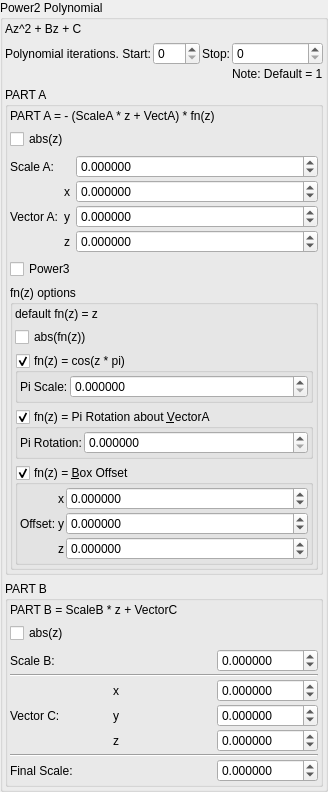
    <widget class="QGroupBox" name="groupBox">
     <property name="title">
      <string>Power2 Polynomial</string>
     </property>
     <layout class="QVBoxLayout" name="verticalLayout_3">
      <property name="leftMargin">
       <number>2</number>
      </property>
      <property name="topMargin">
       <number>2</number>
      </property>
      <property name="rightMargin">
       <number>2</number>
      </property>
      <property name="bottomMargin">
       <number>2</number>
      </property>
      <item>
       <widget class="QLabel" name="label_189">
        <property name="text">
         <string>Az^2 + Bz + C</string>
        </property>
       </widget>
      </item>
      <item>
       <layout class="QGridLayout" name="gridLayout_62">
        <property name="spacing">
         <number>2</number>
        </property>
        <item row="0" column="0">
         <widget class="QLabel" name="label_246">
          <property name="text">
           <string>Polynomial iterations. Start:</string>
          </property>
         </widget>
        </item>
        <item row="0" column="2">
         <widget class="QLabel" name="label_247">
          <property name="text">
           <string>Stop:</string>
          </property>
         </widget>
        </item>
        <item row="0" column="3">
         <widget class="MySpinBox" name="spinboxInt_transf_stop_iterations_1">
          <property name="sizePolicy">
           <sizepolicy hsizetype="Minimum" vsizetype="Maximum">
            <horstretch>0</horstretch>
            <verstretch>0</verstretch>
           </sizepolicy>
          </property>
          <property name="maximum">
           <number>999</number>
          </property>
         </widget>
        </item>
        <item row="0" column="1">
         <widget class="MySpinBox" name="spinboxInt_transf_start_iterations">
          <property name="sizePolicy">
           <sizepolicy hsizetype="Minimum" vsizetype="Maximum">
            <horstretch>0</horstretch>
            <verstretch>0</verstretch>
           </sizepolicy>
          </property>
          <property name="maximum">
           <number>999</number>
          </property>
         </widget>
        </item>
        <item row="1" column="3">
         <widget class="QLabel" name="label_127">
          <property name="text">
           <string>Note: Default = 1</string>
          </property>
         </widget>
        </item>
       </layout>
      </item>
      <item>
       <widget class="QGroupBox" name="groupBox_2">
        <property name="title">
         <string>PART A</string>
        </property>
        <layout class="QVBoxLayout" name="verticalLayout_4">
         <property name="leftMargin">
          <number>2</number>
         </property>
         <property name="topMargin">
          <number>2</number>
         </property>
         <property name="rightMargin">
          <number>2</number>
         </property>
         <property name="bottomMargin">
          <number>2</number>
         </property>
         <item>
          <widget class="QLabel" name="label_175">
           <property name="text">
            <string>PART A = - (ScaleA * z + VectA) * fn(z)</string>
           </property>
          </widget>
         </item>
         <item>
          <widget class="MyCheckBox" name="checkBox_transf_function_enabled_false">
           <property name="text">
            <string notr="true">abs(z)</string>
           </property>
          </widget>
         </item>
         <item>
          <layout class="QGridLayout" name="gridLayout" columnstretch="0,0,1">
           <property name="topMargin">
            <number>0</number>
           </property>
           <property name="verticalSpacing">
            <number>2</number>
           </property>
           <item row="1" column="1">
            <widget class="QLabel" name="label_112">
             <property name="text">
              <string notr="true">x</string>
             </property>
            </widget>
           </item>
           <item row="0" column="0">
            <widget class="QLabel" name="label_174">
             <property name="text">
              <string>Scale A:</string>
             </property>
            </widget>
           </item>
           <item row="2" column="2">
            <widget class="MyDoubleSpinBox" name="spinbox3_transf_constant_multiplier_111_y">
             <property name="sizePolicy">
              <sizepolicy hsizetype="Minimum" vsizetype="Maximum">
               <horstretch>0</horstretch>
               <verstretch>0</verstretch>
              </sizepolicy>
             </property>
             <property name="decimals">
              <number>6</number>
             </property>
             <property name="minimum">
              <double>-99.989999999999995</double>
             </property>
             <property name="maximum">
              <double>99.989999999999995</double>
             </property>
             <property name="singleStep">
              <double>0.100000000000000</double>
             </property>
            </widget>
           </item>
           <item row="1" column="2">
            <widget class="MyDoubleSpinBox" name="spinbox3_transf_constant_multiplier_111_x">
             <property name="sizePolicy">
              <sizepolicy hsizetype="Minimum" vsizetype="Maximum">
               <horstretch>0</horstretch>
               <verstretch>0</verstretch>
              </sizepolicy>
             </property>
             <property name="prefix">
              <string/>
             </property>
             <property name="decimals">
              <number>6</number>
             </property>
             <property name="minimum">
              <double>-99.989999999999995</double>
             </property>
             <property name="singleStep">
              <double>0.100000000000000</double>
             </property>
            </widget>
           </item>
           <item row="0" column="2">
            <widget class="MyDoubleSpinBox" name="spinbox_transf_scale_2">
             <property name="sizePolicy">
              <sizepolicy hsizetype="Minimum" vsizetype="Maximum">
               <horstretch>0</horstretch>
               <verstretch>0</verstretch>
              </sizepolicy>
             </property>
             <property name="prefix">
              <string/>
             </property>
             <property name="suffix">
              <string/>
             </property>
             <property name="decimals">
              <number>6</number>
             </property>
             <property name="minimum">
              <double>-99.989999999999995</double>
             </property>
             <property name="maximum">
              <double>99.989999999999995</double>
             </property>
             <property name="singleStep">
              <double>0.100000000000000</double>
             </property>
            </widget>
           </item>
           <item row="3" column="2">
            <widget class="MyDoubleSpinBox" name="spinbox3_transf_constant_multiplier_111_z">
             <property name="sizePolicy">
              <sizepolicy hsizetype="Minimum" vsizetype="Maximum">
               <horstretch>0</horstretch>
               <verstretch>0</verstretch>
              </sizepolicy>
             </property>
             <property name="decimals">
              <number>6</number>
             </property>
             <property name="minimum">
              <double>-99.989999999999995</double>
             </property>
             <property name="maximum">
              <double>99.989999999999995</double>
             </property>
             <property name="singleStep">
              <double>0.100000000000000</double>
             </property>
            </widget>
           </item>
           <item row="2" column="1">
            <widget class="QLabel" name="label_119">
             <property name="text">
              <string notr="true">y</string>
             </property>
            </widget>
           </item>
           <item row="3" column="1">
            <widget class="QLabel" name="label_121">
             <property name="text">
              <string notr="true">z</string>
             </property>
            </widget>
           </item>
           <item row="2" column="0">
            <widget class="QLabel" name="label_114">
             <property name="text">
              <string>Vector A:</string>
             </property>
            </widget>
           </item>
          </layout>
         </item>
         <item>
          <widget class="MyCheckBox" name="checkBox_transf_function_enabledx_false">
           <property name="text">
            <string>Power3</string>
           </property>
          </widget>
         </item>
         <item>
          <widget class="QGroupBox" name="groupBox_4">
           <property name="title">
            <string>fn(z) options</string>
           </property>
           <layout class="QVBoxLayout" name="verticalLayout_5">
            <property name="leftMargin">
             <number>2</number>
            </property>
            <property name="topMargin">
             <number>2</number>
            </property>
            <property name="rightMargin">
             <number>2</number>
            </property>
            <property name="bottomMargin">
             <number>2</number>
            </property>
            <item>
             <widget class="QLabel" name="label_2">
              <property name="text">
               <string>default fn(z) = z</string>
              </property>
             </widget>
            </item>
            <item>
             <widget class="MyCheckBox" name="checkBox_transf_function_enabledAx_false">
              <property name="text">
               <string notr="true">abs(fn(z))</string>
              </property>
             </widget>
            </item>
            <item>
             <widget class="MyGroupBox" name="groupCheck_transf_function_enabledBx_false">
              <property name="toolTip">
               <string/>
              </property>
              <property name="title">
               <string notr="true">fn(z) = cos(z * pi)</string>
              </property>
              <property name="checkable">
               <bool>true</bool>
              </property>
              <layout class="QVBoxLayout" name="verticalLayout_52">
               <property name="spacing">
                <number>2</number>
               </property>
               <property name="leftMargin">
                <number>2</number>
               </property>
               <property name="topMargin">
                <number>2</number>
               </property>
               <property name="rightMargin">
                <number>2</number>
               </property>
               <property name="bottomMargin">
                <number>2</number>
               </property>
               <item>
                <layout class="QGridLayout" name="gridLayout_26" columnstretch="0,1">
                 <property name="spacing">
                  <number>2</number>
                 </property>
                 <item row="0" column="0">
                  <widget class="QLabel" name="label_170">
                   <property name="text">
                    <string>Pi Scale:</string>
                   </property>
                  </widget>
                 </item>
                 <item row="0" column="1">
                  <widget class="MyDoubleSpinBox" name="spinbox_transf_scaleC_1">
                   <property name="sizePolicy">
                    <sizepolicy hsizetype="Minimum" vsizetype="Maximum">
                     <horstretch>0</horstretch>
                     <verstretch>0</verstretch>
                    </sizepolicy>
                   </property>
                   <property name="prefix">
                    <string/>
                   </property>
                   <property name="suffix">
                    <string/>
                   </property>
                   <property name="decimals">
                    <number>6</number>
                   </property>
                   <property name="minimum">
                    <double>0.000000000000000</double>
                   </property>
                   <property name="maximum">
                    <double>10.000000000000000</double>
                   </property>
                   <property name="singleStep">
                    <double>0.100000000000000</double>
                   </property>
                  </widget>
                 </item>
                </layout>
               </item>
              </layout>
             </widget>
            </item>
            <item>
             <widget class="MyGroupBox" name="groupCheck_transf_function_enabledy_false">
              <property name="toolTip">
               <string/>
              </property>
              <property name="title">
               <string>fn(z) = Pi Rotation about &amp;VectorA</string>
              </property>
              <property name="checkable">
               <bool>true</bool>
              </property>
              <layout class="QVBoxLayout" name="verticalLayout_50">
               <property name="spacing">
                <number>2</number>
               </property>
               <property name="leftMargin">
                <number>2</number>
               </property>
               <property name="topMargin">
                <number>2</number>
               </property>
               <property name="rightMargin">
                <number>2</number>
               </property>
               <property name="bottomMargin">
                <number>2</number>
               </property>
               <item>
                <layout class="QGridLayout" name="gridLayout_24" columnstretch="0,1">
                 <property name="spacing">
                  <number>2</number>
                 </property>
                 <item row="0" column="1">
                  <widget class="MyDoubleSpinBox" name="spinbox_transf_scaleB_1">
                   <property name="sizePolicy">
                    <sizepolicy hsizetype="Minimum" vsizetype="Maximum">
                     <horstretch>0</horstretch>
                     <verstretch>0</verstretch>
                    </sizepolicy>
                   </property>
                   <property name="prefix">
                    <string/>
                   </property>
                   <property name="suffix">
                    <string/>
                   </property>
                   <property name="decimals">
                    <number>6</number>
                   </property>
                   <property name="minimum">
                    <double>0.000000000000000</double>
                   </property>
                   <property name="maximum">
                    <double>10.000000000000000</double>
                   </property>
                   <property name="singleStep">
                    <double>0.100000000000000</double>
                   </property>
                  </widget>
                 </item>
                 <item row="0" column="0">
                  <widget class="QLabel" name="label_169">
                   <property name="text">
                    <string>Pi Rotation:</string>
                   </property>
                  </widget>
                 </item>
                </layout>
               </item>
              </layout>
             </widget>
            </item>
            <item>
             <widget class="MyGroupBox" name="groupCheck_transf_function_enabledz_false">
              <property name="toolTip">
               <string/>
              </property>
              <property name="title">
               <string>fn(z) = &amp;Box Offset</string>
              </property>
              <property name="checkable">
               <bool>true</bool>
              </property>
              <layout class="QVBoxLayout" name="verticalLayout_49">
               <property name="spacing">
                <number>2</number>
               </property>
               <property name="leftMargin">
                <number>2</number>
               </property>
               <property name="topMargin">
                <number>2</number>
               </property>
               <property name="rightMargin">
                <number>2</number>
               </property>
               <property name="bottomMargin">
                <number>2</number>
               </property>
               <item>
                <layout class="QGridLayout" name="gridLayout_23" columnstretch="0,0,1">
                 <property name="spacing">
                  <number>2</number>
                 </property>
                 <item row="0" column="2">
                  <widget class="MyDoubleSpinBox" name="spinbox3_transf_addition_constant_x">
                   <property name="sizePolicy">
                    <sizepolicy hsizetype="Minimum" vsizetype="Maximum">
                     <horstretch>0</horstretch>
                     <verstretch>0</verstretch>
                    </sizepolicy>
                   </property>
                   <property name="prefix">
                    <string/>
                   </property>
                   <property name="suffix">
                    <string/>
                   </property>
                   <property name="decimals">
                    <number>6</number>
                   </property>
                   <property name="minimum">
                    <double>-99.989999999999995</double>
                   </property>
                   <property name="maximum">
                    <double>99.989999999999995</double>
                   </property>
                   <property name="singleStep">
                    <double>0.100000000000000</double>
                   </property>
                  </widget>
                 </item>
                 <item row="2" column="1">
                  <widget class="QLabel" name="label_125">
                   <property name="text">
                    <string notr="true">z</string>
                   </property>
                  </widget>
                 </item>
                 <item row="1" column="1">
                  <widget class="QLabel" name="label_123">
                   <property name="text">
                    <string notr="true">y</string>
                   </property>
                  </widget>
                 </item>
                 <item row="2" column="2">
                  <widget class="MyDoubleSpinBox" name="spinbox3_transf_addition_constant_z">
                   <property name="sizePolicy">
                    <sizepolicy hsizetype="Minimum" vsizetype="Maximum">
                     <horstretch>0</horstretch>
                     <verstretch>0</verstretch>
                    </sizepolicy>
                   </property>
                   <property name="prefix">
                    <string/>
                   </property>
                   <property name="suffix">
                    <string/>
                   </property>
                   <property name="decimals">
                    <number>6</number>
                   </property>
                   <property name="minimum">
                    <double>-99.989999999999995</double>
                   </property>
                   <property name="maximum">
                    <double>99.989999999999995</double>
                   </property>
                   <property name="singleStep">
                    <double>0.100000000000000</double>
                   </property>
                  </widget>
                 </item>
                 <item row="1" column="2">
                  <widget class="MyDoubleSpinBox" name="spinbox3_transf_addition_constant_y">
                   <property name="sizePolicy">
                    <sizepolicy hsizetype="Minimum" vsizetype="Maximum">
                     <horstretch>0</horstretch>
                     <verstretch>0</verstretch>
                    </sizepolicy>
                   </property>
                   <property name="prefix">
                    <string/>
                   </property>
                   <property name="suffix">
                    <string/>
                   </property>
                   <property name="decimals">
                    <number>6</number>
                   </property>
                   <property name="minimum">
                    <double>-99.989999999999995</double>
                   </property>
                   <property name="maximum">
                    <double>99.989999999999995</double>
                   </property>
                   <property name="singleStep">
                    <double>0.100000000000000</double>
                   </property>
                  </widget>
                 </item>
                 <item row="0" column="1">
                  <widget class="QLabel" name="label_124">
                   <property name="text">
                    <string notr="true">x</string>
                   </property>
                  </widget>
                 </item>
                 <item row="1" column="0">
                  <widget class="QLabel" name="label_126">
                   <property name="text">
                    <string>Offset:</string>
                   </property>
                  </widget>
                 </item>
                </layout>
               </item>
              </layout>
             </widget>
            </item>
           </layout>
          </widget>
         </item>
        </layout>
       </widget>
      </item>
      <item>
       <widget class="QGroupBox" name="groupBox_5">
        <property name="title">
         <string>PART B</string>
        </property>
        <layout class="QVBoxLayout" name="verticalLayout_6">
         <property name="leftMargin">
          <number>2</number>
         </property>
         <property name="topMargin">
          <number>2</number>
         </property>
         <property name="rightMargin">
          <number>2</number>
         </property>
         <property name="bottomMargin">
          <number>2</number>
         </property>
         <item>
          <widget class="QLabel" name="label_178">
           <property name="text">
            <string>PART B = ScaleB * z + VectorC</string>
           </property>
          </widget>
         </item>
         <item>
          <widget class="MyCheckBox" name="checkBox_transf_function_enabledAz_false">
           <property name="text">
            <string notr="true">abs(z)</string>
           </property>
          </widget>
         </item>
         <item>
          <layout class="QGridLayout" name="gridLayout_35" columnstretch="0,0,0">
           <property name="spacing">
            <number>2</number>
           </property>
           <item row="1" column="0" colspan="3">
            <widget class="Line" name="line_36">
             <property name="orientation">
              <enum>Qt::Horizontal</enum>
             </property>
            </widget>
           </item>
           <item row="0" column="0">
            <widget class="QLabel" name="label_177">
             <property name="text">
              <string>Scale B:</string>
             </property>
            </widget>
           </item>
           <item row="2" column="2">
            <widget class="MyDoubleSpinBox" name="spinbox3_transf_constant_multiplierB_111_x">
             <property name="sizePolicy">
              <sizepolicy hsizetype="Minimum" vsizetype="Maximum">
               <horstretch>0</horstretch>
               <verstretch>0</verstretch>
              </sizepolicy>
             </property>
             <property name="prefix">
              <string/>
             </property>
             <property name="decimals">
              <number>6</number>
             </property>
             <property name="minimum">
              <double>-99.989999999999995</double>
             </property>
             <property name="singleStep">
              <double>0.100000000000000</double>
             </property>
            </widget>
           </item>
           <item row="0" column="2">
            <widget class="MyDoubleSpinBox" name="spinbox_transf_scale_4">
             <property name="sizePolicy">
              <sizepolicy hsizetype="Minimum" vsizetype="Maximum">
               <horstretch>0</horstretch>
               <verstretch>0</verstretch>
              </sizepolicy>
             </property>
             <property name="prefix">
              <string/>
             </property>
             <property name="suffix">
              <string/>
             </property>
             <property name="decimals">
              <number>6</number>
             </property>
             <property name="minimum">
              <double>-99.989999999999995</double>
             </property>
             <property name="maximum">
              <double>99.989999999999995</double>
             </property>
             <property name="singleStep">
              <double>0.100000000000000</double>
             </property>
            </widget>
           </item>
           <item row="4" column="1">
            <widget class="QLabel" name="label_122">
             <property name="text">
              <string notr="true">z</string>
             </property>
            </widget>
           </item>
           <item row="4" column="2">
            <widget class="MyDoubleSpinBox" name="spinbox3_transf_constant_multiplierB_111_z">
             <property name="sizePolicy">
              <sizepolicy hsizetype="Minimum" vsizetype="Maximum">
               <horstretch>0</horstretch>
               <verstretch>0</verstretch>
              </sizepolicy>
             </property>
             <property name="decimals">
              <number>6</number>
             </property>
             <property name="minimum">
              <double>-99.989999999999995</double>
             </property>
             <property name="maximum">
              <double>99.989999999999995</double>
             </property>
             <property name="singleStep">
              <double>0.100000000000000</double>
             </property>
            </widget>
           </item>
           <item row="6" column="2">
            <widget class="MyDoubleSpinBox" name="spinbox_transf_scale_025">
             <property name="sizePolicy">
              <sizepolicy hsizetype="Minimum" vsizetype="Maximum">
               <horstretch>0</horstretch>
               <verstretch>0</verstretch>
              </sizepolicy>
             </property>
             <property name="prefix">
              <string/>
             </property>
             <property name="suffix">
              <string/>
             </property>
             <property name="decimals">
              <number>6</number>
             </property>
             <property name="minimum">
              <double>-99.989999999999995</double>
             </property>
             <property name="maximum">
              <double>99.989999999999995</double>
             </property>
             <property name="singleStep">
              <double>0.100000000000000</double>
             </property>
            </widget>
           </item>
           <item row="3" column="2">
            <widget class="MyDoubleSpinBox" name="spinbox3_transf_constant_multiplierB_111_y">
             <property name="sizePolicy">
              <sizepolicy hsizetype="Minimum" vsizetype="Maximum">
               <horstretch>0</horstretch>
               <verstretch>0</verstretch>
              </sizepolicy>
             </property>
             <property name="decimals">
              <number>6</number>
             </property>
             <property name="minimum">
              <double>-99.989999999999995</double>
             </property>
             <property name="maximum">
              <double>99.989999999999995</double>
             </property>
             <property name="singleStep">
              <double>0.100000000000000</double>
             </property>
            </widget>
           </item>
           <item row="5" column="0" colspan="3">
            <widget class="Line" name="line_38">
             <property name="orientation">
              <enum>Qt::Horizontal</enum>
             </property>
            </widget>
           </item>
           <item row="2" column="1">
            <widget class="QLabel" name="label_118">
             <property name="text">
              <string notr="true">x</string>
             </property>
            </widget>
           </item>
           <item row="6" column="0">
            <widget class="QLabel" name="label_173">
             <property name="text">
              <string>Final Scale:</string>
             </property>
            </widget>
           </item>
           <item row="2" column="0" rowspan="3">
            <widget class="QLabel" name="label_113">
             <property name="text">
              <string>Vector C:</string>
             </property>
            </widget>
           </item>
           <item row="3" column="1">
            <widget class="QLabel" name="label_120">
             <property name="text">
              <string notr="true">y</string>
             </property>
            </widget>
           </item>
          </layout>
         </item>
        </layout>
       </widget>
      </item>
     </layout>
    </widget>
